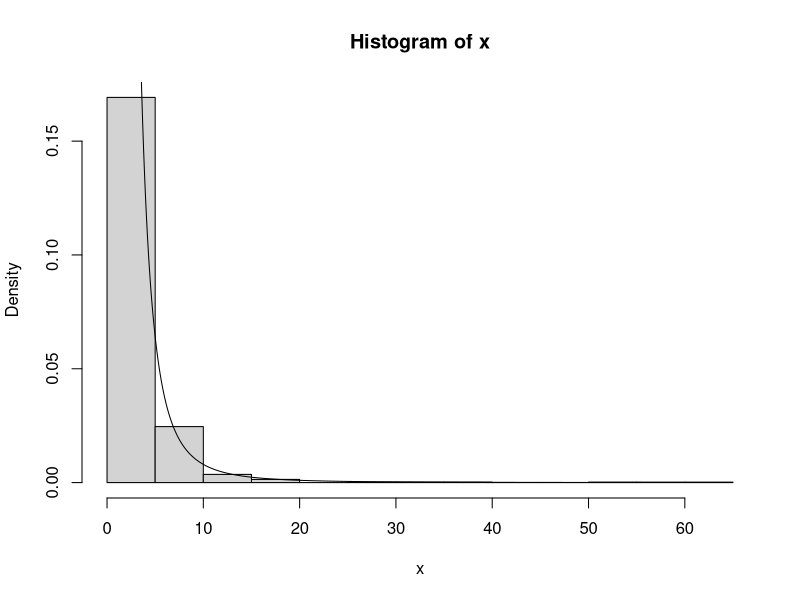
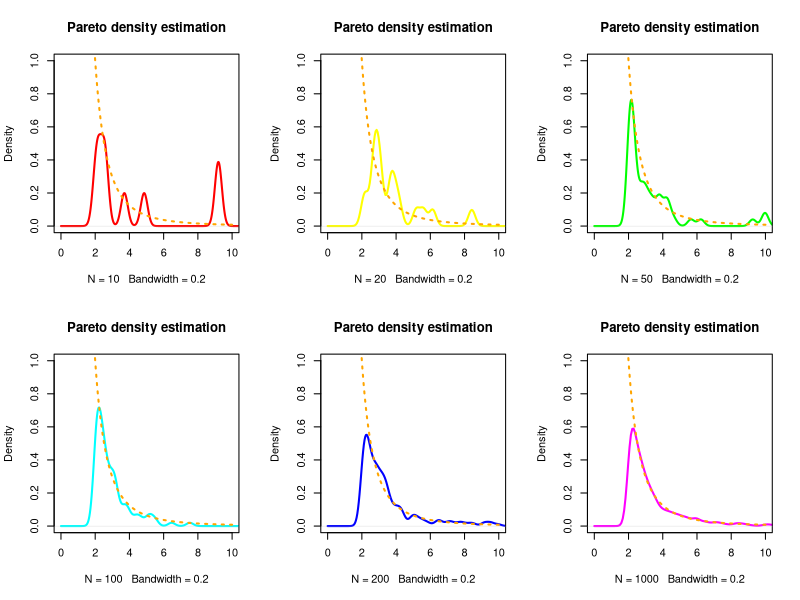
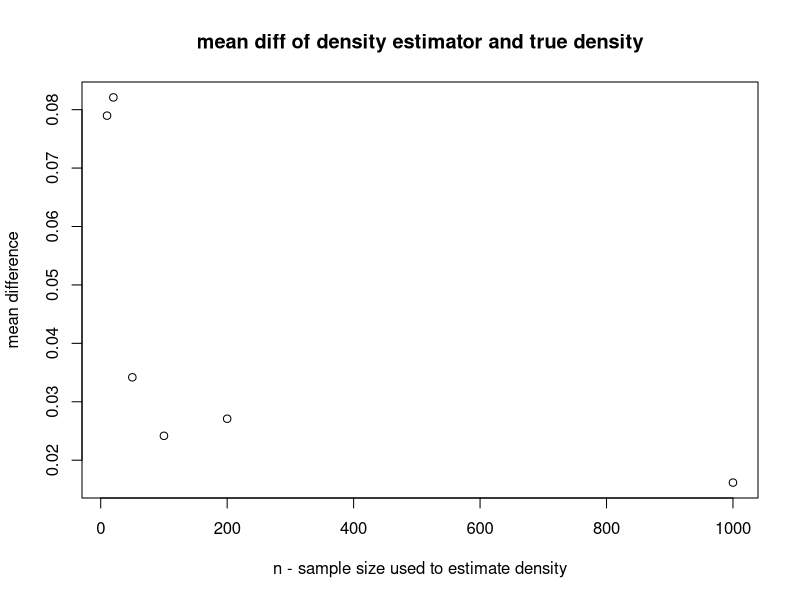
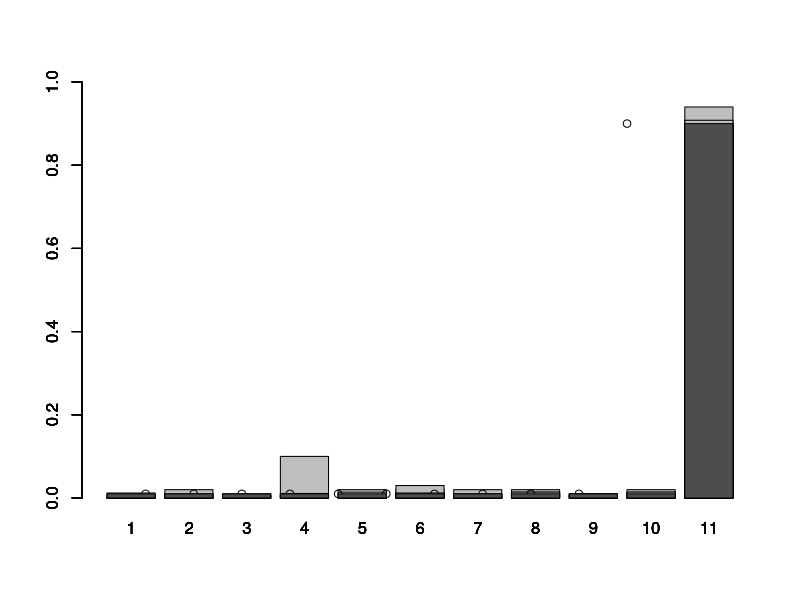

Write the R code that produced these figures, in order.
## ---- chunk 1
u = runif(1000)
x <- 2/sqrt(1-u) 
hist(x, prob = T)
y <- seq(2, max(x), 0.1)
lines(y, 8*y^-3)
## ---- chunk 2
n = c(10, 20, 50, 100, 200, 1000)
pareto = lapply(n, function(i) 2/sqrt(1-runif(i)) )

grid = 1000
y = seq(0,10,length = grid)
par(mfrow=c(2,3))
for(i in 1:6){
  di = density(pareto[[i]],from=0,to=max(pareto[[i]]), n = grid, bw=0.2)
  plot(di, xlim=c(0,10), ylim=c(0,1), col=rainbow(6)[i], lwd = 2, main="Pareto density estimation")
  lines(y, 8*y^-3, col = 'orange', lty = 3, lwd = 2)
}
## ---- chunk 3
MeanDensDiff <- function(pareto_i){
  grid = 1000
  z = seq(0,10,length = grid)
  d <- density(pareto_i,from=2 ,to=10, n=grid, bw=.2)
  return(mean(abs( d$y - 8*d$x^-3 )))
}
meandiff = lapply(pareto, MeanDensDiff)
par(mfrow = c(1,1))
plot(n, meandiff, xlab = 'n - sample size used to estimate density', 
     ylab = 'mean difference', 
     main = 'mean diff of density estimator and true density')
## ---- chunk 4
k = 10 
n <- c(10, 50, 100, 500, 1000)
p <- c(rep(1/k^2, k), 1-1/k)

gen <- function(m) {
  random <- integer(m)
  for (j in 1:m) {
  u <- runif(1)
  
  i = 1
  s = p[i]
  while (s < u) {
    i = i+1
    s = s + p[i]
  }
  random[j] = i
  }
  return (random)
}
sapply(n, function(i) system.time(gen(i))) 
## ---- chunk 5
sp <- lapply(n, gen)
sp <- lapply(sp, function(i) i = factor(i, levels(i) <- c(1:(k+1))))

frame()
a <- lapply(sp, function(i) {tb <- prop.table(table(i)); par(new = T); barplot(tb, ylim = c(0,1)) }) 
points( p)
par(new = T) 

true <- matrix(p, nrow = 1)
colnames(true) <- 1:(k+1)
barplot(true, ylim = c(0,1))
## ---- chunk 6
k <- 1000
p <- c(rep(1/k^2, k), 1-1/k)
n <- c(100, 1000, 10000)
sapply(n, function(i) system.time(gen(i))) 

newgen <- function(m) {
  random <- integer(m)
  cp <- sapply(1:(k+1), function(a) sum(p[1:a]))
  
  
  for (j in 1:m) {
    u <- runif(1)
    ind = 0
    for (i in 1:(k+1)) {
      if (u >= cp[i]) {
        ind = i
        break 
      }
    }
    random[j] = ind 
  }
  return (random)
}

sapply(n, function(i) system.time(newgen(i))) 
